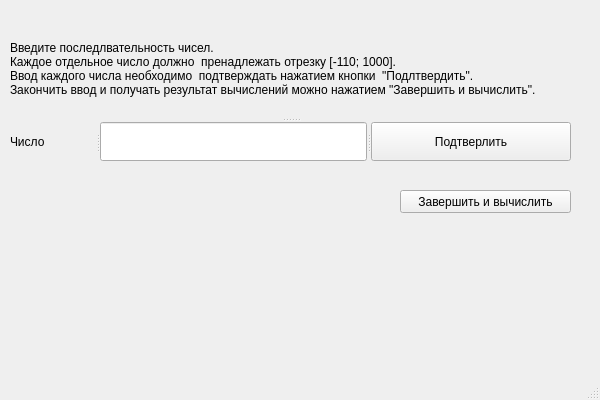
<?xml version="1.0" encoding="UTF-8"?>
<ui version="4.0">
 <class>MainWindow</class>
 <widget class="QMainWindow" name="MainWindow">
  <property name="geometry">
   <rect>
    <x>0</x>
    <y>0</y>
    <width>600</width>
    <height>400</height>
   </rect>
  </property>
  <property name="windowTitle">
   <string>MainWindow</string>
  </property>
  <widget class="QWidget" name="centralwidget">
   <widget class="QPushButton" name="pushButton_2">
    <property name="geometry">
     <rect>
      <x>400</x>
      <y>190</y>
      <width>171</width>
      <height>23</height>
     </rect>
    </property>
    <property name="text">
     <string>Завершить и вычислить</string>
    </property>
   </widget>
   <widget class="QSplitter" name="splitter_2">
    <property name="geometry">
     <rect>
      <x>10</x>
      <y>20</y>
      <width>561</width>
      <height>141</height>
     </rect>
    </property>
    <property name="orientation">
     <enum>Qt::Vertical</enum>
    </property>
    <widget class="QLabel" name="label_2">
     <property name="text">
      <string>Введите последлвательность чисел.
Каждое отдельное число должно  пренадлежать отрезку [-110; 1000].
Ввод каждого числа необходимо  подтверждать нажатием кнопки  &quot;Подлтвердить&quot;.
Закончить ввод и получать результат вычислений можно нажатием &quot;Завершить и вычислить&quot;.</string>
     </property>
     <property name="scaledContents">
      <bool>false</bool>
     </property>
     <property name="wordWrap">
      <bool>true</bool>
     </property>
    </widget>
    <widget class="QSplitter" name="splitter">
     <property name="orientation">
      <enum>Qt::Horizontal</enum>
     </property>
     <widget class="QLabel" name="label">
      <property name="text">
       <string>Число</string>
      </property>
     </widget>
     <widget class="QLineEdit" name="lineEdit"/>
     <widget class="QPushButton" name="pushButton">
      <property name="enabled">
       <bool>true</bool>
      </property>
      <property name="text">
       <string>Подтверлить</string>
      </property>
     </widget>
    </widget>
   </widget>
  </widget>
  <widget class="QMenuBar" name="menubar">
   <property name="geometry">
    <rect>
     <x>0</x>
     <y>0</y>
     <width>600</width>
     <height>21</height>
    </rect>
   </property>
  </widget>
  <widget class="QStatusBar" name="statusbar"/>
 </widget>
 <resources/>
 <connections/>
</ui>
